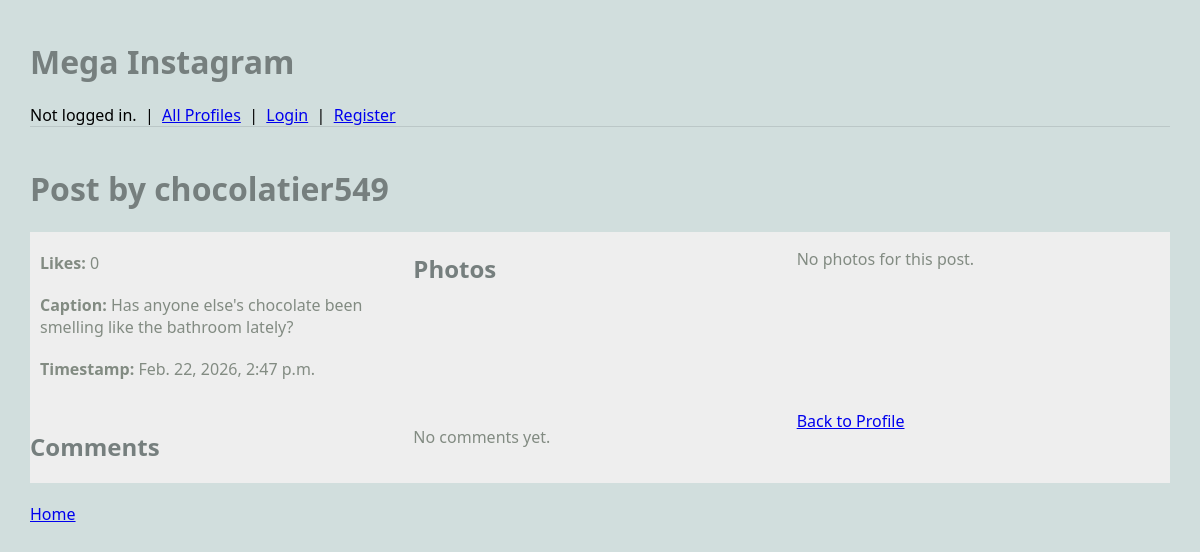
Page /mini_insta/post/4 on the earlier database version.
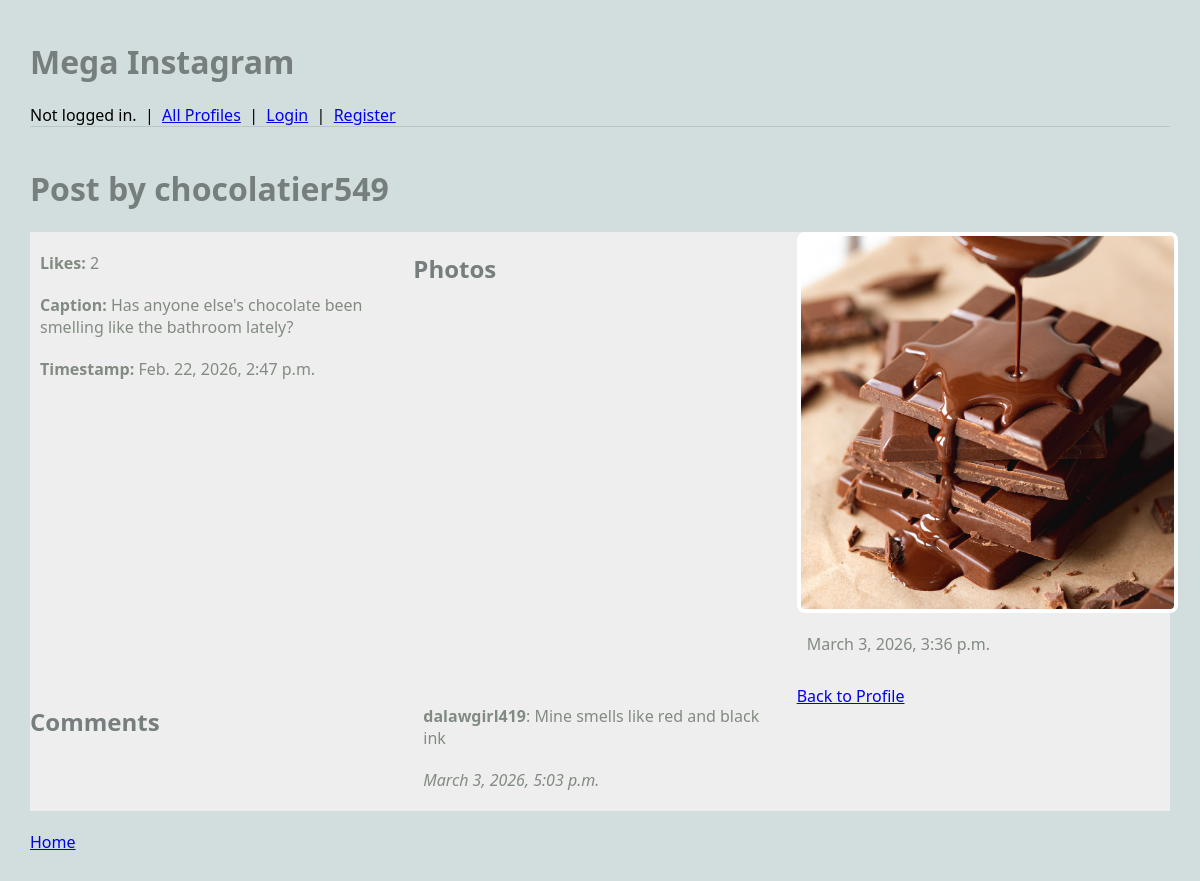
Same page on the later database version.
### mini_insta/models.py (models this page shows, shortened)
class Post(models.Model):
    profile = models.ForeignKey('Profile', on_delete=models.CASCADE)
    timestamp = models.DateTimeField(auto_now=True)
    caption = models.TextField(blank=True)
    def get_all_photos(self):
        photos = Photo.objects.filter(post=self)
        return photos
    def get_all_comments(self):
        return Comment.objects.filter(post=self)
    def get_likes(self):
        return Like.objects.filter(post=self)

class Profile(models.Model):
    user = models.ForeignKey(User, on_delete=models.CASCADE, default=1)
    username = models.TextField(blank=True)
    display_name = models.TextField(blank=True)
    profile_image_url = models.TextField(blank=True)
    bio_text = models.TextField(blank=True)
    join_date = models.DateTimeField(auto_now=True)

class Photo(models.Model):
    post = models.ForeignKey('Post', on_delete=models.CASCADE)
    image_url = models.URLField(blank=True)
    image_file = models.ImageField(blank=True, upload_to='mini_insta/')
    timestamp = models.DateTimeField(auto_now=True)
    def get_image_url(self):
        if self.image_file:
            return self.image_file.url
        return self.image_url

class Comment(models.Model):
    post = models.ForeignKey('Post', on_delete=models.CASCADE)
    profile = models.ForeignKey('Profile', on_delete=models.CASCADE)
    timestamp = models.DateTimeField(auto_now=True)
    text = models.TextField(blank=True)

### mini_insta/views.py (the view, shortened to what this page needs)
# urls.py: path('post/<int:pk>', PostDetailView.as_view(), name="show_post"),
class PostDetailView(DetailView):
    model = Post
    template_name = 'mini_insta/show_post.html'
    context_object_name = 'post'
    def get_context_data(self, **kwargs):
        context = super().get_context_data(**kwargs)
        return context

### mini_insta/templates/mini_insta/show_post.html (shortened to what this page needs)
{% extends 'mini_insta/base.html' %}
{% block content %}
<h1>Post by {{ post.profile.display_name }}</h1>
<main class="grid-container">
    <article>
        <p>
            <b>Likes:</b> {{ post.get_likes.count }}
        </p>
        <p><b>Caption:</b> {{ post.caption }}</p>
        <p><b>Timestamp:</b> {{ post.timestamp }}</p>
    </article>
    <h2>Photos</h2>
    {% for photo in post.get_all_photos %}
    <article>
        <img src="{{ photo.get_image_url }}" alt="Post photo">
        <p>{{ photo.timestamp }}</p>
    </article>
    {% empty %}
    <p>No photos for this post.</p>
    {% endfor %}
    <h2>Comments</h2>
    {% for comment in post.get_all_comments %}
    <article>
        <p><b>{{ comment.profile.display_name }}</b>: {{ comment.text }}</p>
        <p><i>{{ comment.timestamp }}</i></p>
    </article>
    {% empty %}
    <p>No comments yet.</p>
    {% endfor %}
    <a href="{% url 'show_profile' post.profile.pk %}">Back to Profile</a>
</main>
{% endblock %}

Differences in the rows shown:
computed for Post "Has anyone else's chocolate been smelling like the bathroom lately?": get_likes.count "0" → "2"
added Photo: get_image_url (picture), timestamp "March 3, 2026, 3:36 p.m."
added Comment: profile.display_name "dalawgirl419", text "Mine smells like red and black ink", timestamp "March 3, 2026, 5:03 p.m."
Other differences:
text no longer shown: "No photos for this post. No comments yet."
